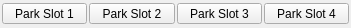
  <widget class="QWidget" name="parkWidget" native="true">
   <property name="geometry">
    <rect>
     <x>5</x>
     <y>530</y>
     <width>351</width>
     <height>28</height>
    </rect>
   </property>
   <property name="sizePolicy">
    <sizepolicy hsizetype="Preferred" vsizetype="Fixed">
     <horstretch>0</horstretch>
     <verstretch>0</verstretch>
    </sizepolicy>
   </property>
   <property name="minimumSize">
    <size>
     <width>0</width>
     <height>28</height>
    </size>
   </property>
   <property name="maximumSize">
    <size>
     <width>16777215</width>
     <height>28</height>
    </size>
   </property>
   <property name="cursor">
    <cursorShape>ArrowCursor</cursorShape>
   </property>
   <layout class="QHBoxLayout" name="parkLayout">
    <property name="spacing">
     <number>2</number>
    </property>
    <property name="leftMargin">
     <number>2</number>
    </property>
    <property name="topMargin">
     <number>2</number>
    </property>
    <property name="rightMargin">
     <number>2</number>
    </property>
    <property name="bottomMargin">
     <number>2</number>
    </property>
    <item>
     <widget class="QToolButton" name="park1Button">
      <property name="sizePolicy">
       <sizepolicy hsizetype="Preferred" vsizetype="Fixed">
        <horstretch>0</horstretch>
        <verstretch>0</verstretch>
       </sizepolicy>
      </property>
      <property name="text">
       <string>Park Slot 1</string>
      </property>
      <property name="toolButtonStyle">
       <enum>Qt::ToolButtonTextOnly</enum>
      </property>
     </widget>
    </item>
    <item>
     <widget class="QToolButton" name="park2Button">
      <property name="sizePolicy">
       <sizepolicy hsizetype="Preferred" vsizetype="Fixed">
        <horstretch>0</horstretch>
        <verstretch>0</verstretch>
       </sizepolicy>
      </property>
      <property name="text">
       <string>Park Slot 2</string>
      </property>
      <property name="toolButtonStyle">
       <enum>Qt::ToolButtonTextOnly</enum>
      </property>
     </widget>
    </item>
    <item>
     <widget class="QToolButton" name="park3Button">
      <property name="sizePolicy">
       <sizepolicy hsizetype="Preferred" vsizetype="Fixed">
        <horstretch>0</horstretch>
        <verstretch>0</verstretch>
       </sizepolicy>
      </property>
      <property name="text">
       <string>Park Slot 3</string>
      </property>
      <property name="toolButtonStyle">
       <enum>Qt::ToolButtonTextOnly</enum>
      </property>
     </widget>
    </item>
    <item>
     <widget class="QToolButton" name="park4Button">
      <property name="sizePolicy">
       <sizepolicy hsizetype="Preferred" vsizetype="Fixed">
        <horstretch>0</horstretch>
        <verstretch>0</verstretch>
       </sizepolicy>
      </property>
      <property name="text">
       <string>Park Slot 4</string>
      </property>
      <property name="toolButtonStyle">
       <enum>Qt::ToolButtonTextOnly</enum>
      </property>
     </widget>
    </item>
   </layout>
  </widget>
